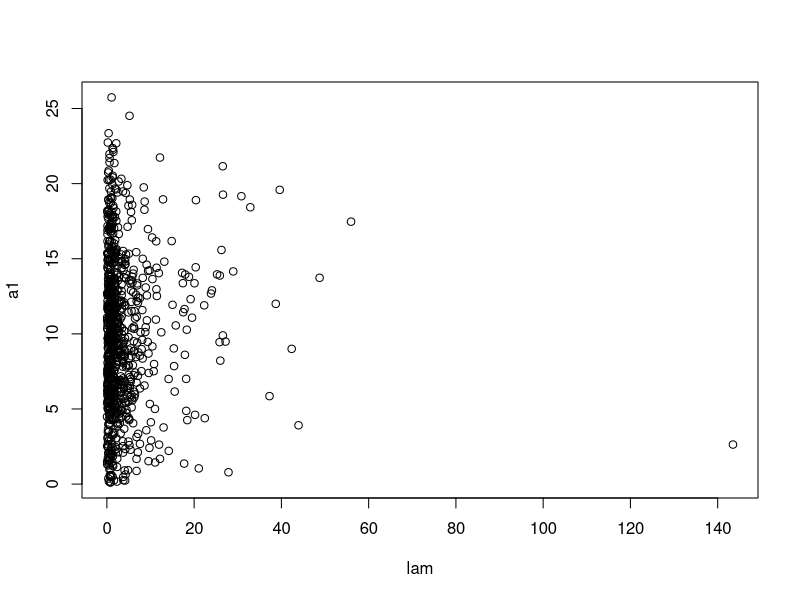
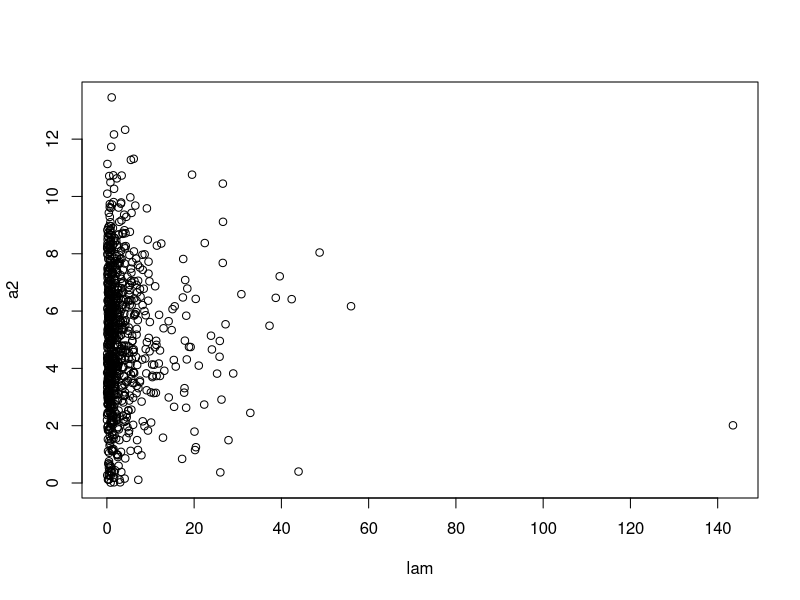

Generate these figures, in order, with R:



set.seed(2013)

# ---- Data simulation ----
#### Simulate abundance for one species:
#8 years (unbalanced number of transects per year); lambda site specific(Zone variable and 2 areas variables)

g <- function(x, sig) exp(-x^2/(2*sig^2))

# Number of transects per year (unbalanced)
nSites <- seq(50,106, by = 8)				# number of line transect surveys (DIFFERENT BY YEAR)
max.sites <- max(nSites)            # Maximun number of sites is the last year

strip.width <- 200 				# strip half-width, w (in this example only one side of the line transect is surveyed)
dist.breaks <- c(0,25,50,100,200)
int.w <- diff(dist.breaks) # width of distance categories (v)
midpt <- diff(dist.breaks)/2+dist.breaks[-5]
nG <- length(dist.breaks)-1	

# Year effect 
yrs <- 1:8 # eight years
nyrs <- length(yrs)


# ----  Abundance component: random effect accross sites, zone covariate and 2 area covariates


# RANDOM EFFECT IN SITE (INDEPENDENT OF THE YEAR)
# Mean abundance and sd across sites
mu.lam.alpha.site <- log(1.5)				
sig.lam.alpha.site <- 1				
##Site effect in lambda
lam.alpha.site <- rnorm(max.sites, mu.lam.alpha.site, sig.lam.alpha.site) 


#ZONE COVARIATE (SITE)
#b.zoneA <- rnorm(1,0,0.05) #I wont include it (its in the intercept)
b.lam.zoneB <- 0.5
# Site specific binary co-variate
z <- data.frame(var = sample(c("A", "B"), max.sites, replace = TRUE))
z$var <- as.factor(z$var)
zone <- model.matrix(~ var-1, z)


#AREA COVARIATE (SITE AND YEAR)
#Coefficients
b.a1 <- 0.3
b.a2 <- 0.8
#Covariates
a1 <- abs(rnorm(max.sites*nyrs, 10, 5)) # Although it makes sense to make them positive, it wouldnt matter (you put them on the exp)
a2 <- abs(rnorm(max.sites*nyrs, 5, 2.5))

#SCALED
area1_mean <- mean(a1)
area1_sd <- sd(a1)
area1_sc <- (a1 - area1_mean) / area1_sd

area2_mean <- mean(a2)
area2_sd <- sd(a2)
area2_sc <- (a2 - area2_mean) / area2_sd


lam <- exp(matrix(lam.alpha.site, nrow = max.sites, ncol = nyrs) + 
             matrix(b.lam.zoneB*zone[,2], nrow = max.sites, ncol = nyrs, byrow=T) + 
             matrix(b.a1*area1_sc, nrow = max.sites, ncol = nyrs, byrow=T) +
             matrix(b.a2*area2_sc, nrow = max.sites, ncol = nyrs, byrow=T) )


############################################################################
# PLOT
plot(lam,a1)
plot(lam,a2)
